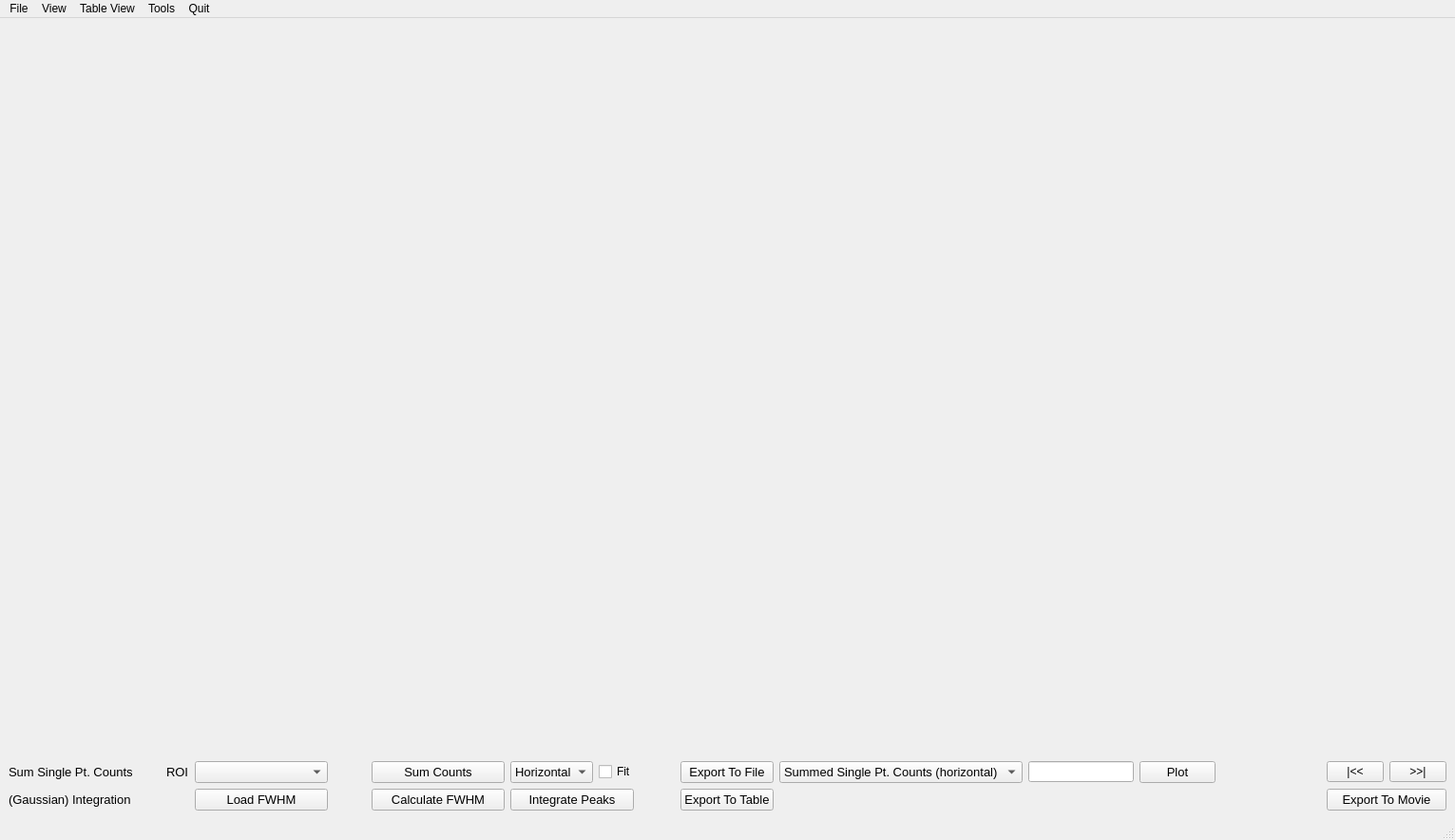
<?xml version="1.0" encoding="UTF-8"?>
<ui version="4.0">
 <class>MainWindow</class>
 <widget class="QMainWindow" name="MainWindow">
  <property name="geometry">
   <rect>
    <x>0</x>
    <y>0</y>
    <width>1531</width>
    <height>884</height>
   </rect>
  </property>
  <property name="windowTitle">
   <string>MainWindow</string>
  </property>
  <widget class="QWidget" name="centralwidget">
   <layout class="QGridLayout" name="gridLayout">
    <item row="2" column="1">
     <widget class="QFrame" name="frame_graphicsView_integration1DView"/>
    </item>
    <item row="3" column="1">
     <layout class="QGridLayout" name="gridLayout_3">
      <item row="0" column="3">
       <spacer name="horizontalSpacer">
        <property name="orientation">
         <enum>Qt::Horizontal</enum>
        </property>
        <property name="sizeType">
         <enum>QSizePolicy::Expanding</enum>
        </property>
        <property name="sizeHint" stdset="0">
         <size>
          <width>40</width>
          <height>20</height>
         </size>
        </property>
       </spacer>
      </item>
      <item row="0" column="0">
       <widget class="QComboBox" name="comboBox_plotType">
        <property name="sizePolicy">
         <sizepolicy hsizetype="Expanding" vsizetype="Fixed">
          <horstretch>0</horstretch>
          <verstretch>0</verstretch>
         </sizepolicy>
        </property>
        <property name="font">
         <font>
          <pointsize>10</pointsize>
         </font>
        </property>
        <item>
         <property name="text">
          <string>Summed Single Pt. Counts (horizontal)</string>
         </property>
        </item>
        <item>
         <property name="text">
          <string>Summed Single Pt. Counts (vertical)</string>
         </property>
        </item>
        <item>
         <property name="text">
          <string>2-theta FWHM Model</string>
         </property>
        </item>
       </widget>
      </item>
      <item row="0" column="2">
       <widget class="QPushButton" name="pushButton_plot">
        <property name="font">
         <font>
          <pointsize>10</pointsize>
         </font>
        </property>
        <property name="text">
         <string>Plot</string>
        </property>
       </widget>
      </item>
      <item row="0" column="1">
       <widget class="QLineEdit" name="lineEdit_Scan">
        <property name="toolTip">
         <string>&lt;html&gt;&lt;head/&gt;&lt;body&gt;&lt;p&gt;Scan number (single Pt.) to plot&lt;/p&gt;&lt;/body&gt;&lt;/html&gt;</string>
        </property>
       </widget>
      </item>
      <item row="0" column="4">
       <layout class="QHBoxLayout" name="horizontalLayout_2">
        <item>
         <widget class="QPushButton" name="pushButton_rewindPlot">
          <property name="maximumSize">
           <size>
            <width>60</width>
            <height>16777215</height>
           </size>
          </property>
          <property name="text">
           <string>|&lt;&lt;</string>
          </property>
         </widget>
        </item>
        <item>
         <widget class="QPushButton" name="pushButton_forwardPlot">
          <property name="maximumSize">
           <size>
            <width>60</width>
            <height>16777215</height>
           </size>
          </property>
          <property name="text">
           <string>&gt;&gt;|</string>
          </property>
         </widget>
        </item>
       </layout>
      </item>
      <item row="1" column="4">
       <widget class="QPushButton" name="pushButton_exportToMovie">
        <property name="font">
         <font>
          <pointsize>10</pointsize>
         </font>
        </property>
        <property name="text">
         <string>Export To Movie</string>
        </property>
       </widget>
      </item>
     </layout>
    </item>
    <item row="3" column="0">
     <layout class="QGridLayout" name="gridLayout_2">
      <item row="1" column="0">
       <widget class="QLabel" name="label_2">
        <property name="sizePolicy">
         <sizepolicy hsizetype="Preferred" vsizetype="Preferred">
          <horstretch>0</horstretch>
          <verstretch>0</verstretch>
         </sizepolicy>
        </property>
        <property name="minimumSize">
         <size>
          <width>120</width>
          <height>0</height>
         </size>
        </property>
        <property name="maximumSize">
         <size>
          <width>200</width>
          <height>16777215</height>
         </size>
        </property>
        <property name="font">
         <font>
          <pointsize>10</pointsize>
         </font>
        </property>
        <property name="text">
         <string>(Gaussian) Integration</string>
        </property>
       </widget>
      </item>
      <item row="0" column="1">
       <widget class="QLabel" name="label_3">
        <property name="font">
         <font>
          <pointsize>10</pointsize>
         </font>
        </property>
        <property name="text">
         <string>ROI</string>
        </property>
       </widget>
      </item>
      <item row="1" column="5">
       <widget class="QPushButton" name="pushButton_integratePeaks">
        <property name="minimumSize">
         <size>
          <width>130</width>
          <height>0</height>
         </size>
        </property>
        <property name="maximumSize">
         <size>
          <width>100</width>
          <height>16777215</height>
         </size>
        </property>
        <property name="font">
         <font>
          <pointsize>10</pointsize>
         </font>
        </property>
        <property name="toolTip">
         <string>&lt;html&gt;&lt;head/&gt;&lt;body&gt;&lt;p&gt;Step 4: Estimate/calculate peak intensities with Gaussian model&lt;/p&gt;&lt;/body&gt;&lt;/html&gt;</string>
        </property>
        <property name="text">
         <string>Integrate Peaks</string>
        </property>
       </widget>
      </item>
      <item row="0" column="7">
       <widget class="QPushButton" name="pushButton_exportIntensityToFile">
        <property name="font">
         <font>
          <pointsize>10</pointsize>
         </font>
        </property>
        <property name="text">
         <string>Export To File</string>
        </property>
       </widget>
      </item>
      <item row="0" column="2">
       <widget class="QComboBox" name="comboBox_roiList">
        <property name="sizePolicy">
         <sizepolicy hsizetype="Preferred" vsizetype="Fixed">
          <horstretch>0</horstretch>
          <verstretch>0</verstretch>
         </sizepolicy>
        </property>
        <property name="minimumSize">
         <size>
          <width>140</width>
          <height>0</height>
         </size>
        </property>
        <property name="maximumSize">
         <size>
          <width>140</width>
          <height>160</height>
         </size>
        </property>
       </widget>
      </item>
      <item row="1" column="6">
       <spacer name="horizontalSpacer_3">
        <property name="orientation">
         <enum>Qt::Horizontal</enum>
        </property>
        <property name="sizeType">
         <enum>QSizePolicy::Preferred</enum>
        </property>
        <property name="sizeHint" stdset="0">
         <size>
          <width>40</width>
          <height>20</height>
         </size>
        </property>
       </spacer>
      </item>
      <item row="0" column="0">
       <widget class="QLabel" name="label">
        <property name="sizePolicy">
         <sizepolicy hsizetype="Preferred" vsizetype="Preferred">
          <horstretch>0</horstretch>
          <verstretch>0</verstretch>
         </sizepolicy>
        </property>
        <property name="minimumSize">
         <size>
          <width>160</width>
          <height>0</height>
         </size>
        </property>
        <property name="maximumSize">
         <size>
          <width>160</width>
          <height>16777215</height>
         </size>
        </property>
        <property name="font">
         <font>
          <pointsize>10</pointsize>
         </font>
        </property>
        <property name="text">
         <string>Sum Single Pt. Counts     </string>
        </property>
       </widget>
      </item>
      <item row="1" column="4">
       <widget class="QPushButton" name="pushButton_retrieveFWHM">
        <property name="sizePolicy">
         <sizepolicy hsizetype="Preferred" vsizetype="Fixed">
          <horstretch>0</horstretch>
          <verstretch>0</verstretch>
         </sizepolicy>
        </property>
        <property name="minimumSize">
         <size>
          <width>140</width>
          <height>0</height>
         </size>
        </property>
        <property name="maximumSize">
         <size>
          <width>140</width>
          <height>160</height>
         </size>
        </property>
        <property name="font">
         <font>
          <pointsize>10</pointsize>
         </font>
        </property>
        <property name="toolTip">
         <string>&lt;html&gt;&lt;head/&gt;&lt;body&gt;&lt;p&gt;Step 3: Use the loaded 2theta-sigma curve to calculate FWHM of the peaks in the table by interpolation&lt;/p&gt;&lt;/body&gt;&lt;/html&gt;</string>
        </property>
        <property name="text">
         <string>Calculate FWHM</string>
        </property>
       </widget>
      </item>
      <item row="1" column="2">
       <widget class="QPushButton" name="pushButton_load2thetaSigmaFile">
        <property name="sizePolicy">
         <sizepolicy hsizetype="Preferred" vsizetype="Fixed">
          <horstretch>0</horstretch>
          <verstretch>0</verstretch>
         </sizepolicy>
        </property>
        <property name="minimumSize">
         <size>
          <width>140</width>
          <height>0</height>
         </size>
        </property>
        <property name="maximumSize">
         <size>
          <width>140</width>
          <height>160</height>
         </size>
        </property>
        <property name="font">
         <font>
          <pointsize>10</pointsize>
         </font>
        </property>
        <property name="toolTip">
         <string>&lt;html&gt;&lt;head/&gt;&lt;body&gt;&lt;p&gt;Step 2: Load a (at least) two column file for 2theta - (Gaussian) sigma curve,&lt;/p&gt;&lt;p&gt;which will be used to calculate/estimate the peak's FWHM for single-measurement peaks&lt;/p&gt;&lt;/body&gt;&lt;/html&gt;</string>
        </property>
        <property name="text">
         <string>Load FWHM</string>
        </property>
       </widget>
      </item>
      <item row="0" column="3">
       <spacer name="horizontalSpacer_5">
        <property name="orientation">
         <enum>Qt::Horizontal</enum>
        </property>
        <property name="sizeType">
         <enum>QSizePolicy::Ignored</enum>
        </property>
        <property name="sizeHint" stdset="0">
         <size>
          <width>40</width>
          <height>20</height>
         </size>
        </property>
       </spacer>
      </item>
      <item row="1" column="7">
       <widget class="QPushButton" name="pushButton_exportIntensityToTable">
        <property name="font">
         <font>
          <pointsize>10</pointsize>
         </font>
        </property>
        <property name="text">
         <string>Export To Table</string>
        </property>
       </widget>
      </item>
      <item row="0" column="4">
       <widget class="QPushButton" name="pushButton_integrteDetectorCounts">
        <property name="sizePolicy">
         <sizepolicy hsizetype="Preferred" vsizetype="Fixed">
          <horstretch>0</horstretch>
          <verstretch>0</verstretch>
         </sizepolicy>
        </property>
        <property name="minimumSize">
         <size>
          <width>140</width>
          <height>0</height>
         </size>
        </property>
        <property name="maximumSize">
         <size>
          <width>140</width>
          <height>160</height>
         </size>
        </property>
        <property name="font">
         <font>
          <pointsize>10</pointsize>
         </font>
        </property>
        <property name="toolTip">
         <string>&lt;html&gt;&lt;head/&gt;&lt;body&gt;&lt;p&gt;Step 1: Integrate detector counts by given ROI for all the (selected) scans in the table above&lt;/p&gt;&lt;/body&gt;&lt;/html&gt;</string>
        </property>
        <property name="text">
         <string>Sum Counts</string>
        </property>
       </widget>
      </item>
      <item row="0" column="5">
       <layout class="QHBoxLayout" name="horizontalLayout">
        <item>
         <widget class="QComboBox" name="comboBox_integrateDirection">
          <property name="font">
           <font>
            <pointsize>10</pointsize>
           </font>
          </property>
          <property name="toolTip">
           <string>&lt;html&gt;&lt;head/&gt;&lt;body&gt;&lt;p&gt;Counts sum/integration direction.&lt;/p&gt;&lt;p&gt;&lt;br/&gt;&lt;/p&gt;&lt;p&gt;Vertical: detector counts are summed in the vertical direction (along Y-axis).  Output will be x vs counts.&lt;/p&gt;&lt;p&gt;Horizontal: detector counts are summed in the horizontal direction (along X-axis).  Output will be y vs counts.&lt;/p&gt;&lt;/body&gt;&lt;/html&gt;</string>
          </property>
          <item>
           <property name="text">
            <string>Horizontal</string>
           </property>
          </item>
          <item>
           <property name="text">
            <string>Vertical</string>
           </property>
          </item>
         </widget>
        </item>
        <item>
         <widget class="QCheckBox" name="checkBox_fitPeaks">
          <property name="font">
           <font>
            <pointsize>9</pointsize>
           </font>
          </property>
          <property name="toolTip">
           <string>&lt;html&gt;&lt;head/&gt;&lt;body&gt;&lt;p&gt;This check box is used with two push buttons&lt;/p&gt;&lt;p&gt;&lt;br/&gt;&lt;/p&gt;&lt;p&gt;1. &amp;quot;Sum Counts&amp;quot;: when checked,  peaks will be fitted with Gaussian&lt;/p&gt;&lt;p&gt;2. &amp;quot;Plot&amp;quot; (to the right side): when checked, calculated data (from peak fitting) will be plot against the original data&lt;/p&gt;&lt;/body&gt;&lt;/html&gt;</string>
          </property>
          <property name="text">
           <string>Fit</string>
          </property>
         </widget>
        </item>
       </layout>
      </item>
     </layout>
    </item>
    <item row="2" column="0">
     <widget class="QFrame" name="frame_tableView_summary"/>
    </item>
   </layout>
  </widget>
  <widget class="QMenuBar" name="menubar">
   <property name="geometry">
    <rect>
     <x>0</x>
     <y>0</y>
     <width>1531</width>
     <height>25</height>
    </rect>
   </property>
   <widget class="QMenu" name="menuQuit">
    <property name="title">
     <string>Quit</string>
    </property>
   </widget>
   <widget class="QMenu" name="menuView">
    <property name="title">
     <string>Table View</string>
    </property>
    <addaction name="actionSelect_All"/>
    <addaction name="actionDe_select_All"/>
   </widget>
   <widget class="QMenu" name="menuFile">
    <property name="title">
     <string>File</string>
    </property>
    <addaction name="actionLoad_Gaussian_Sigma_File"/>
    <addaction name="actionLoad_Peak_Info_File"/>
   </widget>
   <widget class="QMenu" name="menuView_2">
    <property name="title">
     <string>View</string>
    </property>
    <addaction name="actionRefresh_ROI_List"/>
   </widget>
   <widget class="QMenu" name="menuTools">
    <property name="title">
     <string>Tools</string>
    </property>
    <addaction name="actionCalculate_FWHM"/>
    <addaction name="actionDefine_2theta_FWHM_Function"/>
   </widget>
   <addaction name="menuFile"/>
   <addaction name="menuView_2"/>
   <addaction name="menuView"/>
   <addaction name="menuTools"/>
   <addaction name="menuQuit"/>
  </widget>
  <widget class="QStatusBar" name="statusbar"/>
  <action name="actionSelect_All">
   <property name="text">
    <string>Select All</string>
   </property>
  </action>
  <action name="actionDe_select_All">
   <property name="text">
    <string>De-select All</string>
   </property>
  </action>
  <action name="actionLoad_Gaussian_Sigma_File">
   <property name="text">
    <string>Load Gaussian-Sigma File</string>
   </property>
  </action>
  <action name="actionLoad_Peak_Info_File">
   <property name="text">
    <string>Load Peak Info File</string>
   </property>
  </action>
  <action name="actionRefresh_ROI_List">
   <property name="text">
    <string>Refresh ROI List</string>
   </property>
  </action>
  <action name="actionCalculate_FWHM">
   <property name="text">
    <string>Calculate FWHM</string>
   </property>
  </action>
  <action name="actionDefine_2theta_FWHM_Function">
   <property name="text">
    <string>Define $\2theta$-FWHM Function</string>
   </property>
  </action>
 </widget>
 <customwidgets>
  <customwidget>
   <class>SinglePtIntegrationTable</class>
   <extends>QTableView</extends>
   <header>HFIR_4Circle_Reduction/hfctables.h</header>
  </customwidget>
  <customwidget>
   <class>SinglePtIntegrationView</class>
   <extends>QGraphicsView</extends>
   <header>HFIR_4Circle_Reduction/integratedpeakview.h</header>
  </customwidget>
 </customwidgets>
 <resources/>
 <connections/>
</ui>
